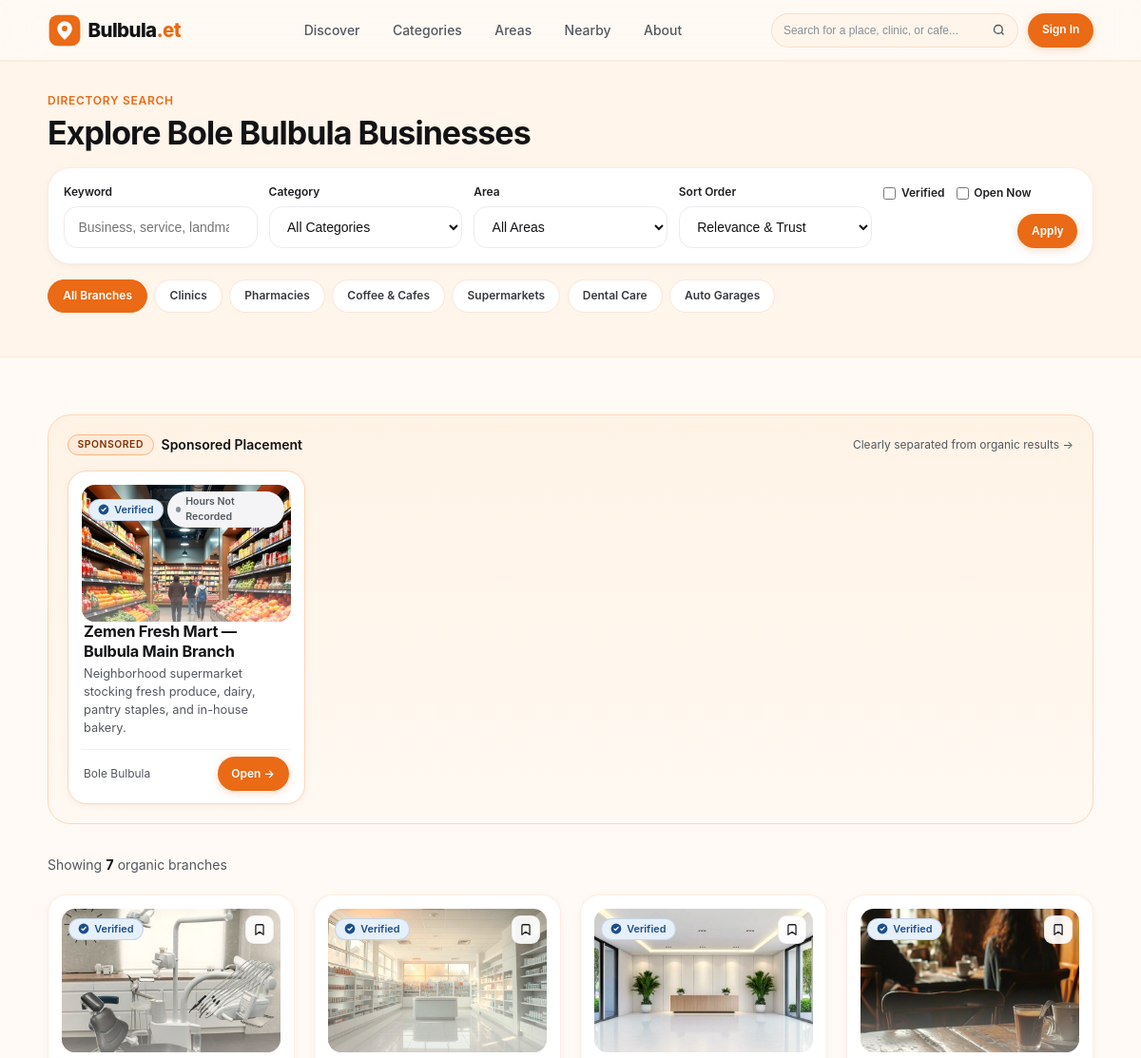
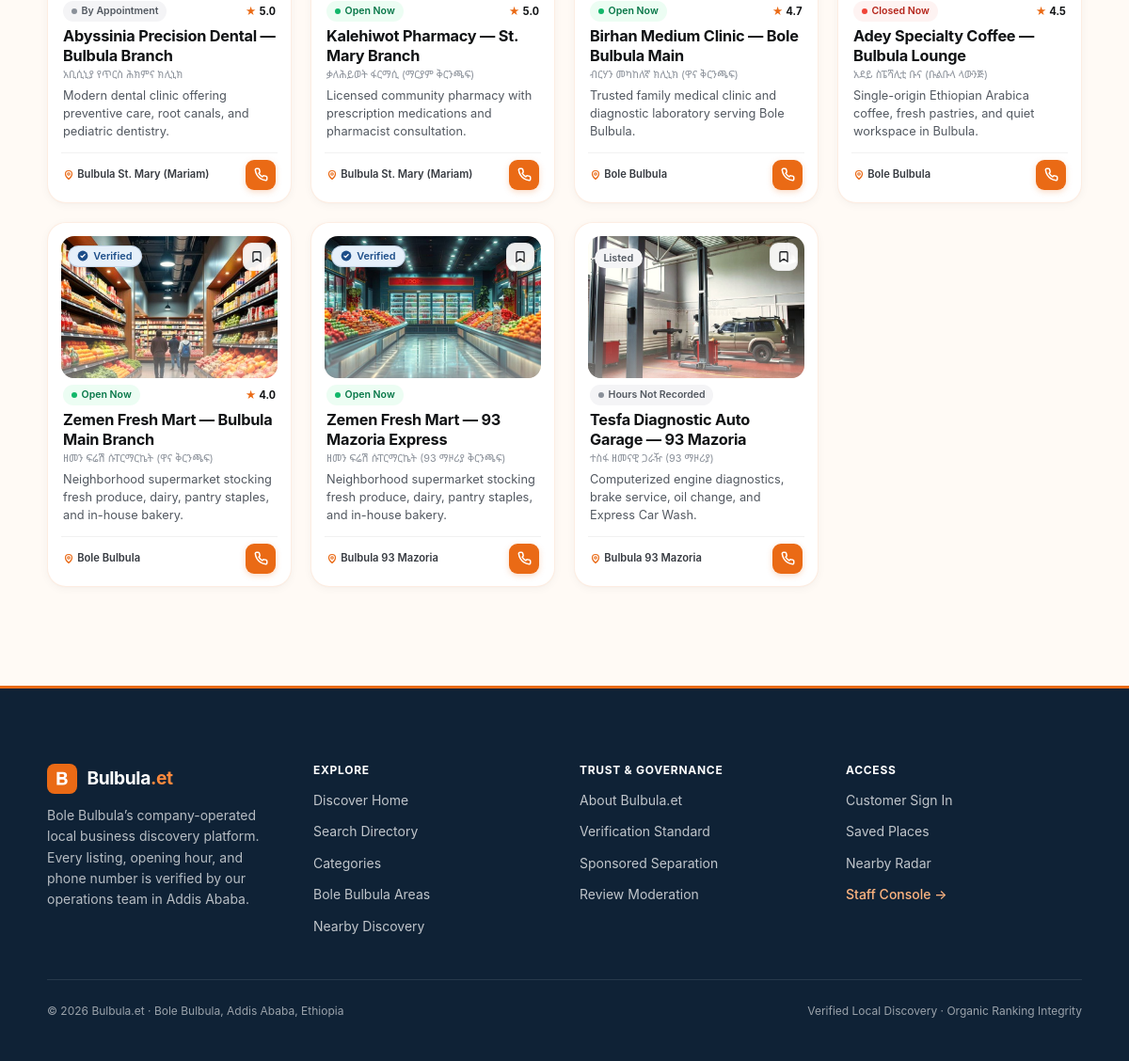
Screenshot of /search with the database file from the repository (2 pictures, top to bottom).
### tables this page shows
CREATE TABLE sponsorship_campaigns (
    id                      INTEGER PRIMARY KEY AUTOINCREMENT,
    campaign_code           TEXT NOT NULL UNIQUE,
    business_id             INTEGER NOT NULL REFERENCES businesses(id),
    branch_id               INTEGER NOT NULL REFERENCES branches(id),
    placement_format        TEXT NOT NULL,
    target_category_id      INTEGER NULL,
    target_area_id          INTEGER NULL,
    package_name            TEXT NOT NULL,
    agreed_price_etb        REAL NOT NULL,
    starts_at               DATETIME NOT NULL,
    ends_at                 DATETIME NOT NULL,
    status                  TEXT NOT NULL DEFAULT 'DRAFT',
    created_by_staff_id     INTEGER NOT NULL,
    approved_by_admin_id    INTEGER NULL,
    approved_at             DATETIME NULL,
    terminated_by_admin_id  INTEGER NULL,
    terminated_at           DATETIME NULL,
    termination_reason      TEXT NULL,
    created_at              DATETIME NOT NULL DEFAULT CURRENT_TIMESTAMP
);

CREATE TABLE branches (
    id                          INTEGER PRIMARY KEY AUTOINCREMENT,
    business_id                 INTEGER NOT NULL REFERENCES businesses(id),
    active_permission_id        INTEGER NULL REFERENCES business_permissions(id),
    branch_slug                 TEXT NOT NULL UNIQUE,
    branch_name_en              TEXT NOT NULL,
    branch_name_am              TEXT NULL,
    is_primary_branch           INTEGER NOT NULL DEFAULT 1,
    area_id                     INTEGER NOT NULL REFERENCES areas(id),
    sub_city_en                 TEXT NOT NULL,
    address_line_en             TEXT NOT NULL,
    landmark_notes_en           TEXT NULL,
    latitude                    REAL NULL,
    longitude                   REAL NULL,
    phone_primary               TEXT NULL,
    phone_secondary             TEXT NULL,
    branch_email                TEXT NULL,
    opening_hours_status        TEXT NOT NULL DEFAULT 'UNKNOWN',
    opening_hours_json          TEXT NULL,
    services_products_json      TEXT NULL,
    publication_status          TEXT NOT NULL DEFAULT 'DRAFT',
    is_verified                 INTEGER NOT NULL DEFAULT 0,
    last_verified_at            DATETIME NULL,
    last_verified_by_staff_id   INTEGER NULL,
    published_at                DATETIME NULL,
    published_rating_avg        REAL NULL,
    published_review_count      INTEGER NOT NULL DEFAULT 0,
    created_by_staff_id         INTEGER NOT NULL,
    updated_at                  DATETIME NOT NULL DEFAULT CURRENT_TIMESTAMP,
    created_at                  DATETIME NOT NULL DEFAULT CURRENT_TIMESTAMP
);

CREATE TABLE businesses (
    id                      INTEGER PRIMARY KEY AUTOINCREMENT,
    slug                    TEXT NOT NULL UNIQUE,
    name_en                 TEXT NOT NULL,
    name_am                 TEXT NULL,
    primary_category_id     INTEGER NOT NULL REFERENCES categories(id),
    brand_summary_en        TEXT NULL,
    brand_description_en    TEXT NULL,
    website_url             TEXT NULL,
    lifecycle_status        TEXT NOT NULL DEFAULT 'PROSPECT',
    created_by_staff_id     INTEGER NOT NULL REFERENCES staff_users(id),
    updated_by_staff_id     INTEGER NULL,
    created_at              DATETIME NOT NULL DEFAULT CURRENT_TIMESTAMP,
    updated_at              DATETIME NOT NULL DEFAULT CURRENT_TIMESTAMP
);

CREATE TABLE areas (
    id                  INTEGER PRIMARY KEY AUTOINCREMENT,
    slug                TEXT NOT NULL UNIQUE,
    name_en             TEXT NOT NULL,
    name_am             TEXT NULL,
    sub_city_en         TEXT NOT NULL,
    sub_city_am         TEXT NULL,
    center_latitude     REAL NULL,
    center_longitude    REAL NULL,
    is_launch_area      INTEGER NOT NULL DEFAULT 0,
    is_active           INTEGER NOT NULL DEFAULT 1,
    display_order       INTEGER NOT NULL DEFAULT 0,
    created_at          DATETIME NOT NULL DEFAULT CURRENT_TIMESTAMP,
    updated_at          DATETIME NOT NULL DEFAULT CURRENT_TIMESTAMP
);

### src/Views/components/branch-card.php (the view, shortened to what the rows shown need)
<?php
$b = $branch ?? [];
$openNow = $b['open_now'] ?? ['state' => 'UNKNOWN', 'badge_label' => 'Hours Not Recorded', 'css_modifier' => 'unknown'];
$isVerified = !empty($b['is_verified']);
$url = $b['canonical_url'] ?? ('/b/' . ($b['business_slug'] ?? '') . '/' . ($b['branch_slug'] ?? ''));
$actionEndpoint = $url . '/act';
$coverImg = View::branchImage($b);
?>
<article class="b-card" data-gsap="card">
  <div>
    <div class="b-card__media">
      <a href="<?= View::e($url) ?>" style="display: block; width: 100%; height: 100%;" aria-label="<?= View::e($b['branch_name_en'] ?? $b['business_name_en'] ?? '') ?>">
        <img src="<?= View::e($coverImg) ?>" alt="<?= View::e($b['branch_name_en'] ?? $b['business_name_en'] ?? '') ?>" loading="lazy">
      </a>
      <div class="b-card__media-badges">
        <div>
          <?= View::component('trust-badge', [
              'isVerified' => $isVerified,
              'verifiedAt' => $b['last_verified_at'] ?? null,
          ]) ?>
        </div>
        <a href="<?= View::e($url) ?>" class="b-card__bookmark" title="Save or View Branch" aria-label="Bookmark <?= View::e($b['branch_name_en'] ?? '') ?>">
          <svg width="14" height="14" viewBox="0 0 24 24" fill="none" stroke="currentColor" stroke-width="2.2" stroke-linecap="round" stroke-linejoin="round">
            <path d="M19 21l-7-5-7 5V5a2 2 0 0 1 2-2h10a2 2 0 0 1 2 2z"/>
          </svg>
        </a>
      </div>
    </div>
    <div class="b-card__body" style="margin-top: 0.45rem;">
      <div class="b-card__meta-top">
        <span class="b-status-pill b-status-pill--<?= View::e($openNow['css_modifier']) ?>">
          <span class="b-status-pill__dot"></span>
          <span><?= View::e($openNow['badge_label']) ?></span>
        </span>
        <?php if (!empty($b['published_review_count']) && (int) $b['published_review_count'] > 0): ?>
          <span class="b-rating b-tabular">
            <span class="b-rating__star">&#9733;</span>
            <span><?= number_format((float) $b['published_rating_avg'], 1) ?></span>
          </span>
        <?php elseif (!empty($b['distance_label'])): ?>
          <span class="b-badge b-badge--orange b-tabular"><?= View::e($b['distance_label']) ?></span>
        <?php endif; ?>
      </div>
      <h3 class="b-card__title">
        <a href="<?= View::e($url) ?>"><?= View::e($b['branch_name_en'] ?? $b['business_name_en'] ?? '') ?></a>
      </h3>
      <?php if (!empty($b['branch_name_am']) || !empty($b['business_name_am'])): ?>
        <div class="b-card__amharic b-lang-am" lang="am">
          <?= View::e($b['branch_name_am'] ?? $b['business_name_am']) ?>
        </div>
      <?php endif; ?>
      <?php if (!empty($b['brand_summary_en'])): ?>
        <p class="b-card__summary"><?= View::e($b['brand_summary_en']) ?></p>
      <?php endif; ?>
    </div>
  </div>
  <div class="b-card__footer">
    <span class="b-card__loc">
      <svg width="12" height="12" viewBox="0 0 24 24" fill="none" stroke="var(--orange-500)" stroke-width="2.3" stroke-linecap="round" stroke-linejoin="round" style="flex-shrink: 0;">
        <path d="M12 21s-7-5.686-7-11a7 7 0 1 1 14 0c0 5.314-7 11-7 11z"/>
        <circle cx="12" cy="10" r="2.5"/>
      </svg>
      <span style="overflow: hidden; text-overflow: ellipsis; white-space: nowrap;">
        <?= View::e($b['area_name_en'] ?? 'Bole Bulbula') ?>
      </span>
    </span>
    <?php if (!empty($b['phone_primary'])): ?>
      <a href="tel:<?= View::e($b['phone_primary']) ?>"
         class="b-card__sq-btn"
         title="Call <?= View::e($b['phone_primary']) ?>"
         aria-label="Call <?= View::e($b['branch_name_en'] ?? '') ?>"
         data-branch-action="call"
         data-action-endpoint="<?= View::e($actionEndpoint) ?>">
      </a>
    <?php endif; ?>
  </div>
</article>

### src/Views/public/search.php (shortened to what the rows shown need)
<?php
$filters        = $filters ?? [];
$branches       = $branches ?? ($organicResults ?? []);
$sponsoredItems = $sponsoredItems ?? ($sponsoredResults ?? []);
$q              = (string) ($query ?? ($filters['q'] ?? ''));
?>
<section class="b-section b-section--tint" style="padding: var(--space-8) 0;">
  <div class="b-container">
    <h1 style="margin-bottom: var(--space-4);">
      <?= $q !== '' ? 'Results for “' . View::e($q) . '”' : 'Explore Bole Bulbula Businesses' ?>
    </h1>
  </div>
</section>
<section class="b-section">
  <div class="b-container">
    <?php if (!empty($sponsoredItems)): ?>
      <?= View::component('sponsored-slot', [
          'sponsoredItems' => $sponsoredItems,
          'slotTitle'      => 'Sponsored Placement',
      ]) ?>
    <?php endif; ?>
    <?php if (empty($branches)): ?>
      <div class="b-card" style="text-align: center; padding: var(--space-12);">
        <h3>No matching branches found</h3>
        <p style="max-width: 44ch; margin: var(--space-2) auto var(--space-5);">
          Try clearing one of your filters or browse all categories across Bole Bulbula.
        </p>
        <div style="display: flex; justify-content: center; gap: 0.75rem;">
          <a href="/search" class="b-btn b-btn--primary">View All Branches</a>
          <a href="/categories" class="b-btn b-btn--outline">Browse Categories</a>
        </div>
      </div>
    <?php else: ?>
      <div class="b-grid b-grid--branches">
        <?php foreach ($branches as $branch): ?>
          <?= View::component('branch-card', ['branch' => $branch]) ?>
        <?php endforeach; ?>
      </div>
    <?php endif; ?>
  </div>
</section>

### src/Views/components/sponsored-slot.php (shortened to what the rows shown need)
<?php
$items = $sponsoredItems ?? [];
?>
<section class="b-sponsored-zone" aria-label="Sponsored placement">
  <div class="b-grid b-grid--branches">
    <?php foreach ($items as $sp): ?>
      <?php
        $url = '/b/' . ($sp['business_slug'] ?? '') . '/' . ($sp['branch_slug'] ?? '');
        $actionEndpoint = $url . '/act';
        $coverImg = View::branchImage($sp);
      ?>
      <article class="b-card" style="border-color: var(--orange-200); background: #FFFFFF;">
        <div>
          <a href="<?= View::e($url) ?>"
             class="b-card__media"
             style="display: block;"
             data-branch-action="website"
             data-campaign-id="<?= (int) ($sp['campaign_id'] ?? 0) ?>"
             data-action-endpoint="<?= View::e($actionEndpoint) ?>">
            <img src="<?= View::e($coverImg) ?>" alt="<?= View::e($sp['branch_name_en'] ?? $sp['business_name_en'] ?? '') ?>" loading="lazy">
            <div class="b-card__media-badges">
              <?= View::component('trust-badge', ['isVerified' => !empty($sp['is_verified'])]) ?>
              <?php if (!empty($sp['open_now'])): ?>
                <span class="b-status-pill b-status-pill--<?= View::e($sp['open_now']['css_modifier']) ?>">
                  <span class="b-status-pill__dot"></span>
                  <span><?= View::e($sp['open_now']['badge_label']) ?></span>
                </span>
              <?php endif; ?>
            </div>
          </a>
          <div class="b-card__body">
            <h3 class="b-card__title">
              <a href="<?= View::e($url) ?>"
                 data-branch-action="website"
                 data-campaign-id="<?= (int) ($sp['campaign_id'] ?? 0) ?>"
                 data-action-endpoint="<?= View::e($actionEndpoint) ?>">
                <?= View::e($sp['branch_name_en'] ?? $sp['business_name_en'] ?? '') ?>
              </a>
            </h3>
            <p class="b-card__summary"><?= View::e($sp['brand_summary_en'] ?? '') ?></p>
          </div>
        </div>
        <div class="b-card__footer">
          <span style="font-size: var(--text-xs); color: var(--neutral-600);">
            <?= View::e($sp['area_name_en'] ?? 'Bole Bulbula') ?>
          </span>
          <a href="<?= View::e($url) ?>"
             class="b-btn b-btn--primary b-btn--sm"
             data-branch-action="website"
             data-campaign-id="<?= (int) ($sp['campaign_id'] ?? 0) ?>"
             data-action-endpoint="<?= View::e($actionEndpoint) ?>">
            <span>Open &rarr;</span>
          </a>
        </div>
      </article>
    <?php endforeach; ?>
  </div>
</section>

### src/Views/components/trust-badge.php (shortened to what the rows shown need)
<?php
$isVerified = !empty($isVerified);
$verifiedAt = $verifiedAt ?? null;
?>
<?php if ($isVerified): ?>
<span class="b-badge b-badge--verified" title="Verified by Bulbula Staff<?= $verifiedAt ? ' on ' . View::e(substr((string) $verifiedAt, 0, 10)) : '' ?>">
  <svg width="12" height="12" viewBox="0 0 20 20" fill="none" aria-hidden="true">
    <circle cx="10" cy="10" r="9" fill="#1D4E89"/>
    <path d="M6.5 10.2L8.8 12.5L13.6 7.5" stroke="#FFFFFF" stroke-width="2" stroke-linecap="round" stroke-linejoin="round"/>
  </svg>
  <span>Verified</span>
</span>
<?php else: ?>
<span class="b-badge" style="background: var(--neutral-100); color: var(--neutral-600);">
  <span>Listed</span>
</span>
<?php endif; ?>

### rows the page displays
sponsorship_campaigns: badge_label "Hours Not Recorded", branch.branch_name_en "Zemen Fresh Mart — Bulbula Main Branch", business.brand_summary_en "Neighborhood supermarket stocking fresh produce, dairy, pantry staples, and in-house bakery.", areas.name_en "Bole Bulbula"
branches: shows a picture, badge_label "By Appointment", published_rating_avg "5.0", branch_name_en "Abyssinia Precision Dental — Bulbula Branch", branch_name_am "አቢሲኒያ የጥርስ ሕክምና ክሊኒክ", business.brand_summary_en "Modern dental clinic offering preventive care, root canals, and pediatric dentistry.", area.name_en "Bulbula St. Mary (Mariam)"
branches: shows a picture, badge_label "Open Now", published_rating_avg "5.0", branch_name_en "Kalehiwot Pharmacy — St. Mary Branch", branch_name_am "ቃለሕይወት ፋርማሲ (ማርያም ቅርንጫፍ)", business.brand_summary_en "Licensed community pharmacy with prescription medications and pharmacist consultation.", area.name_en "Bulbula St. Mary (Mariam)"
branches: shows a picture, badge_label "Open Now", published_rating_avg "4.7", branch_name_en "Birhan Medium Clinic — Bole Bulbula Main", branch_name_am "ብርሃን መካከለኛ ክሊኒክ (ዋና ቅርንጫፍ)", business.brand_summary_en "Trusted family medical clinic and diagnostic laboratory serving Bole Bulbula.", area.name_en "Bole Bulbula"
branches: shows a picture, badge_label "Closed Now", published_rating_avg "4.5", branch_name_en "Adey Specialty Coffee — Bulbula Lounge", branch_name_am "አደይ ስፔሻሊቲ ቡና (ቡልቡላ ላውንጅ)", business.brand_summary_en "Single-origin Ethiopian Arabica coffee, fresh pastries, and quiet workspace in Bulbula.", area.name_en "Bole Bulbula"
branches: shows a picture, badge_label "Open Now", published_rating_avg "4.0", branch_name_en "Zemen Fresh Mart — Bulbula Main Branch", branch_name_am "ዘመን ፍሬሽ ሱፐርማርኬት (ዋና ቅርንጫፍ)", business.brand_summary_en "Neighborhood supermarket stocking fresh produce, dairy, pantry staples, and in-house bakery.", area.name_en "Bole Bulbula"
branches: shows a picture, badge_label "Open Now", branch_name_en "Zemen Fresh Mart — 93 Mazoria Express", branch_name_am "ዘመን ፍሬሽ ሱፐርማርኬት (93 ማዞሪያ ቅርንጫፍ)", business.brand_summary_en "Neighborhood supermarket stocking fresh produce, dairy, pantry staples, and in-house bakery.", area.name_en "Bulbula 93 Mazoria"
branches: shows a picture, shows "Listed", badge_label "Hours Not Recorded", branch_name_en "Tesfa Diagnostic Auto Garage — 93 Mazoria", branch_name_am "ተስፋ ዘመናዊ ጋራዥ (93 ማዞሪያ)", business.brand_summary_en "Computerized engine diagnostics, brake service, oil change, and Express Car Wash.", area.name_en "Bulbula 93 Mazoria"

### other values shown
View::e($slotTitle) "Sponsored Placement"
count($branches) "7"
